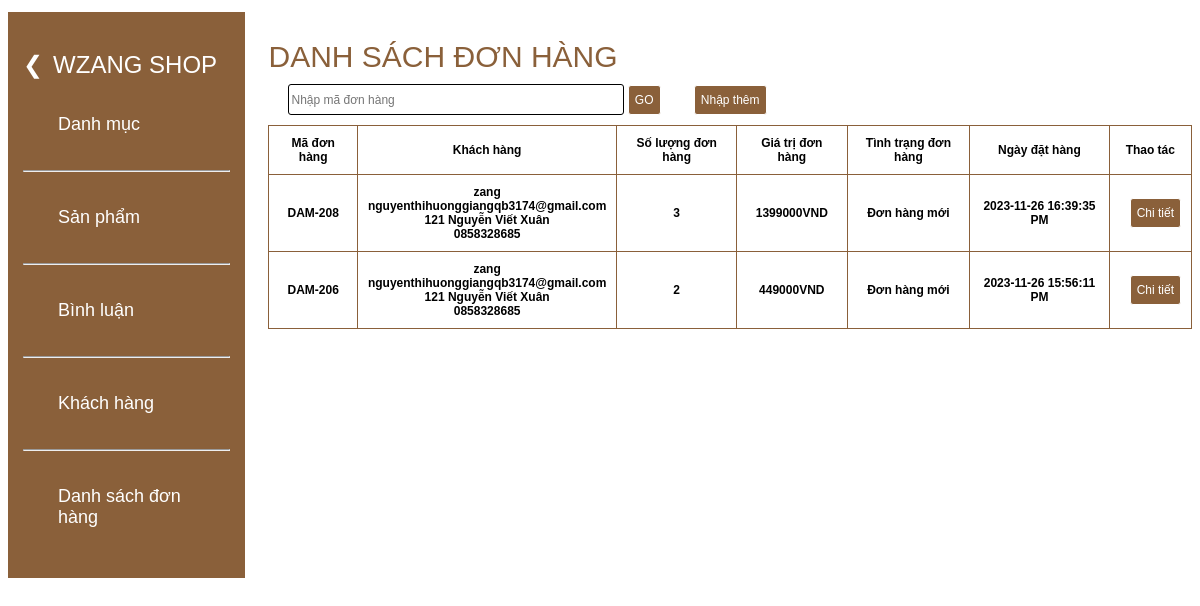
/admin/index.php?act=listbill, run on the app's committed database.
### tables this page shows
CREATE TABLE `bill` (
  `id` int(10) NOT NULL,
  `iduser` int(10) DEFAULT 0,
  `bill_name` varchar(255) NOT NULL,
  `bill_address` varchar(255) NOT NULL,
  `bill_tel` varchar(50) NOT NULL,
  `bill_email` varchar(100) NOT NULL,
  `bill_pttt` tinyint(1) NOT NULL DEFAULT 0 COMMENT '0.Thanh toán trực tiếp\r\n1.Chuyển khoản\r\n',
  `soluong` int(11) NOT NULL,
  `ngaydathang` varchar(50) DEFAULT NULL,
  `total` int(10) NOT NULL DEFAULT 0,
  `bill_status` tinyint(1) NOT NULL DEFAULT 0 COMMENT '0.Đơn hàng mới\r\n1.Đang xử lý\r\n2.Đang giao hàng\r\n3.Đã giao hàng\r\n'
);

### admin/model/pdo.php (called while the page is built, shortened)
<?php
function pdo_get_connection() {
    $dburl = "mysql:host=" . DB_HOST . ";dbname=" . DB_NAME . ";charset=" . DB_CHARSET;
    $username = DB_USER;
    $password = DB_PASSWORD;
    try {
        $conn = new PDO($dburl, $username, $password);
        $conn->setAttribute(PDO::ATTR_ERRMODE, PDO::ERRMODE_EXCEPTION);
        return $conn;
    } catch(PDOException $e) {
        return null;
    }
}
function pdo_query($sql, $args = []) {
    try {
        $conn = pdo_get_connection();
        $stmt = $conn->prepare($sql);
        $stmt->execute($args);
        $rows = $stmt->fetchAll();
        return $rows;
    } catch(PDOException $e) {
        throw $e;
    } finally {
        $conn = null;
    }
}

### admin/model/cart.php (called while the page is built, shortened)
<?php
function loadall_cart_count($idbill) {
    $sql = "SELECT * FROM cart WHERE idbill = :idbill";
    $params = array(':idbill' => $idbill);
    $result = pdo_query($sql, $params);
    return ($result) ? count($result) : 0;
}
function loadall_bill($kyw="",$iduser=0){
    $sql="select * from bill where 1";
    $sql.=" order by id desc";
    $listbill=pdo_query($sql);
    return $listbill;
}
function get_ttdh($status){
    switch($status){
        case 0:
            $tt= "Đơn hàng mới";
            break;
    }
    return $tt;
}
?>

### admin/bill/listbill.php (the view, shortened to what this page needs)
<div class="boxphai">
    <div class="mb formcontent">
        <div class="mb add  ">DANH SÁCH ĐƠN HÀNG </div>
        <form action="index.php?act=listbill" method="post" class="mb">
            <input type="text" name="kyw" placeholder="Nhập mã đơn hàng">
            <input type="submit" name="litsok" value="GO">
            <a href="index.php?act=addsp"> <input type="button" value="Nhập thêm"></a>
        </form>
        <div class=" mb formdsloai">
            <table class="formdsloai">
                <tr>
                    <th>Mã đơn hàng</th>
                    <th>Khách hàng</th>
                    <th>Số lượng đơn hàng</th>
                    <th>Giá trị đơn hàng</th>
                    <th>Tình trạng đơn hàng </th>
                    <th>Ngày đặt hàng</th>
                    <th>Thao tác</th>
                </tr>
                <?php
                foreach ($listbill as $bill) {
                    extract($bill);
                    $xemct = "index.php?act=xemct&id=".$id;
                    $kh=$bill["bill_name"].'
                    <br> '.$bill["bill_email"].'
                    <br> '.$bill["bill_address"].'
                    <br>'.$bill["bill_tel"];
                    $ttdh=get_ttdh($bill["bill_status"]);
                    $countsp=loadall_cart_count($bill["id"]);
                    echo'<tr>
                    <th>DAM-'.$bill['id'].'</th>
                    <th>'.$kh.'</th>
                    <th>'.$countsp.'</th>
                    <th><strong>'.$bill["total"].'</strong>VND</th>
                    <th>'.$ttdh.'</th>
                    <th>'.$bill["ngaydathang"].'</th>
                    <th><a style="margin-left:-20px;" href="'.$xemct.'"><input type="button" value="Chi tiết"></th>
                    </tr> ';
                }
                ?>
            </table>
        </div>
    </div>
</div>

### admin/css/style.css (style rules this page uses)
* { font-size: 1vw; font-family: sans-serif; }
.boxphai { width: 78%; float: right; position: relative; margin-top: -550px; }
.mb { margin-bottom: 10px; }
.add { color: #8A603A; font-size: 2.5vw; font-family: sans-serif; font-weight: 500; }
.formcontent input[type="text"] { width: 330px; border: 1.5px black solid; border-radius: 3px; margin-left: 20px; height: 27px; }
.formcontent input[type="submit"],.formcontent input[type="reset"],.formcontent input[type="button"] { width: auto; height: 30px; background-color: #8A603A; color: white; border: 1px solid; margin-left: 30px; border-radius: 3px; }
.formcontent input[type="submit"] { margin-left: 0px; }
.formdsloai table { width: 100%; border-collapse: collapse; border: 1px solid #8A603A ; }
.formdsloai table th { padding: 10px; border: 1px solid #8A603A ; width: auto; }

### data on the page
bill: id "208", bill_name "zang", bill_email "nguyenthihuonggiangqb3174@gmail.com", bill_address "121 Nguyễn Viết Xuân", bill_tel "0858328685", countsp "3", total "1399000", bill_status "Đơn hàng mới", ngaydathang "2023-11-26 16:39:35 PM"
bill: id "206", bill_name "zang", bill_email "nguyenthihuonggiangqb3174@gmail.com", bill_address "121 Nguyễn Viết Xuân", bill_tel "0858328685", countsp "2", total "449000", bill_status "Đơn hàng mới", ngaydathang "2023-11-26 15:56:11 PM"
